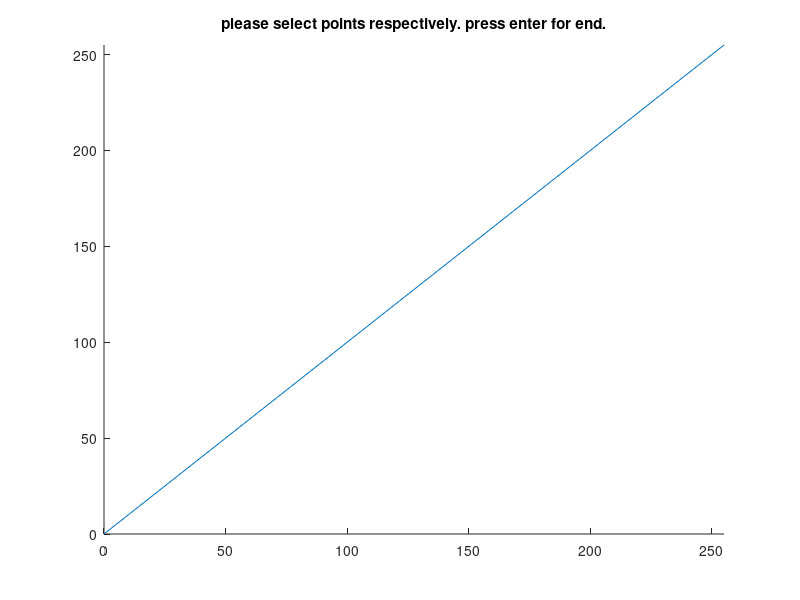

MATLAB code to generate this figure: (Note: this script raises an error after producing the figure.)
function main
    % Part a and b
    % create transform function from user
    [x, y] = create_transform_function();
    
    % Part c 
    % read two images
    gray1 = imread("DIP3E_Original_Images_CH03\Fig0316(4)(bottom_left).tif");
    gray2 = imread("DIP3E_Original_Images_CH03\Fig0312(a)(kidney).tif");
    % gray1 = rgb2gray(img1);
    % gray2 = rgb2gray(img2);
    
    % apply transform function to first image
    display_transformed_images(gray1, x, y);
    
    waitforbuttonpress;
    close all;
    
    % apply transform function to second image
    display_transformed_images(gray2, x, y);
    
    waitforbuttonpress;
    close all;
    
    % apply transform function figure 3.10(a) to first image
    x = [0 100 150 255];
    y = [0 60 190 255];
    
    display_transformed_images(gray1, x, y);
    
    waitforbuttonpress;
    close all;
    
    % apply transform function figure 3.10(a) to second image
    display_transformed_images(gray2, x, y);
    
    waitforbuttonpress;
    close all;

    % apply transform function figure 3.11(b) to first image
    x = [0 64 65 150 151 255];
    y = [0 64 180 180 151 255];
    
    display_transformed_images(gray1, x, y);
    
    waitforbuttonpress;
    close all;
    
    % apply transform function figure 3.11(b) to second image
    display_transformed_images(gray2, x, y);
    
    waitforbuttonpress;
    close all;
    
end

function [x, y] = create_transform_function()
    % Description : paint a figure and input from user to create a intensity transform
    % function
    % Inputs:
    % Output:
    %       x : an array of points' x axis which user has selected (including 0 and 255)
    %       y : an array of points' y axis which user has selected (including 0 and 255)
    
    figure
    title("please select points respectively. press enter for end.");
    axis([0 255 0 255]);
    [x, y] = ginput();
    x = [0; x; 255];
    y = [0; y; 255];
    line(x,y);
end

function output = apply_transform_function(image, x, y)
    % Description : Get a gray scale image and apply an intensity transform on it
    % Inputs:
    %       image : the main image which we want to apply transform
    %       function on it
    %       x : the x axis part of transform function T
    %       y : the y axis part of transform function T
    % Output:
    %       output : output image after applying transform
    image = double(image);
    output = interp1(x, y, image);
    output = uint8(output);
end

function display_transformed_images(image, x, y)
    % Description : Create a figure and plot the main image, the
    % transformed image and the intensity transform function on 3 different
    % plot. This function will use linear interpolation as its transform
    % function.
    % Inputs : 
    %       image : main image
    %       x : x axis of transform function
    %       y : y axis of transform function
    
    figure;
    subplot(221);
    imshow(image);
    title("display main image");
    
    subplot(222);
    imshow(apply_transform_function(image, x, y));
    title("apply your transform");
    
    subplot(2,2,[3,4]);
    axis([0 255 0 255]);
    line(x,y);
    title("Transform Function");
end